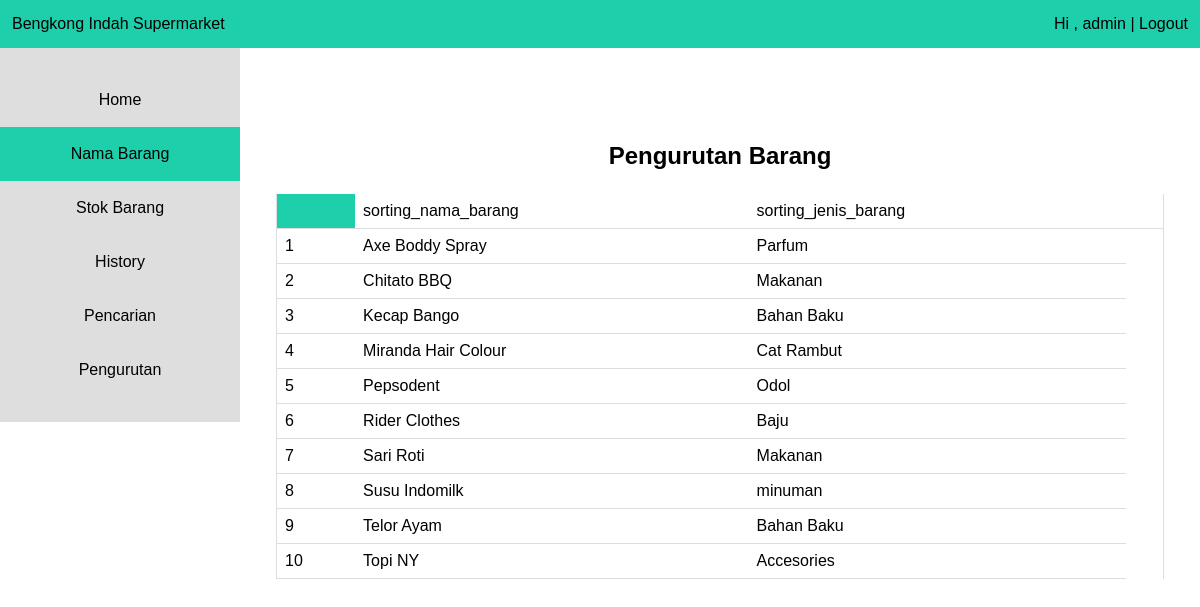
The app's page /sorting.php (signed in) with its own data.
### tables this page shows
CREATE TABLE `user` (
  `user_id` int(11) NOT NULL,
  `username` varchar(45) DEFAULT NULL,
  `password` varchar(45) DEFAULT NULL
);

CREATE TABLE `barang` (
  `idbarang` int(11) NOT NULL,
  `nama_barang` varchar(45) DEFAULT NULL,
  `jenis_barang` varchar(45) DEFAULT NULL,
  `stok_barang` int(11) DEFAULT NULL
);

### sorting.php (the view, shortened to what this page needs)
<?php
include_once 'dbconnect.php';
if(!isset($_SESSION['userSession']))
{
 header("Location: login.php");
}
else{
$sql = "SELECT * FROM user WHERE user_id=".$_SESSION['userSession'];
$userquery = $MySQLi_CON->query($sql);
$userRow = $userquery->fetch_object();
$username = $userRow->username;
}
?>
<html>
<head>
		<link rel="stylesheet" type="text/css" href="style.css">
</head>
<body>
		<header>
			<div class="left">Bengkong Indah Supermarket</div>
			<div class="right">
				Hi , <?php echo htmlentities($username) ?> |
				<a href="logout.php">Logout</a>
			</div>
		</header>
		<aside>
			<ul class="side">
				<a href="index.php"><li class="side">Home</li></a>
				<a href="tab-barang.php"><li class="side active">Nama Barang</li></a>
				<a href="tab-stok-barang.php"><li class="side">Stok Barang</li></a>
				<a href="tab-history.php"><li class="side">History</li>
				<a href="searching.php"><li class="side">Pencarian</li>
				<a href="sorting.php"><li class="side">Pengurutan</li>
				</a>
			</ul>
		</aside>
		<section class="content">
			<h1 class="content">&nbsp;</h1>
			<h2 align="center" class="style3">Pengurutan Barang</h2>
            <div align="center">
              <table width="592" border="1" align="center">
                <?php
$query1="select * from barang order by nama_barang ";
$polabaru='asc';
?>
                <tr>
                  <th class="style3"> </th>
                  <td class="style3"><a href='sorting.php?orderby=nama_barang&amp;pola=<?=$polabaru;?>'>sorting_nama_barang</a></td>
                  <td class="style3"><a href='sorting.php?orderby=jenis_barang&amp;pola=<?=$polabaru;?>'>sorting_jenis_barang</a></td>
                  <td class="style3"></th></td>
                  <?php
$result=mysql_query($query1) or die(mysql_error());
$no=1;
while($rows=mysql_fetch_object($result)){
			?>
                </tr>
                <tr>
                  <td class="style3"><?php echo $no
				?></td>
                  <td class="style3"><?php		echo $rows -> nama_barang;?></td>
                  <td class="style3"><?php		echo $rows -> jenis_barang;?></td>
                </tr>
                <?php
$no++;
}?>
              </table>
            </div>
            <h2>&nbsp;</h2><h2 align="center" class="style3">&nbsp;</h2>
</section>
</body>
</html>

### style.css (style rules this page uses)
html, body, div, span, applet, object, iframe, h1, h2, h3, h4, h5, h6, p, blockquote, pre, a, abbr, acronym, address, big, cite, code, del, dfn, em, font, img, ins, kbd, q, s, samp, small, strike, strong, sub, sup, tt, var, b, u, i, center, dl, dt, dd, ol, ul, li, fieldset, form, label, legend, table, caption, tbody, tfoot, thead, tr, th, td { background: transparant; border: 0; margin: 0; padding: 0; vertical-align: baseline; text-decoration: none; color: black; }
ol, ul { list-style: none; }
body { line-height: 1.5; margin: auto; float: auto; font-family: arial; font-weight: lighter; }
.left { float: left; }
.right { float: right; }
table { border-collapse: collapse; width: 100%; border-left: 1px solid #ddd; border-right: 1px solid #ddd; margin-top: 20px; float: left; }
th, td { text-align: left; padding: 8px; border-bottom: 1px solid #ddd; }
th { background-color: #1DCFAB; color: white; }
header { width: 98%; padding: 1%; float: left; background: #1DCFAB; }
aside { padding: 25px 0 25px 0; background: #DEDEDE; width: 20%; float: left; }
li.side { padding: 15px; text-align: center; transition: background 500ms; }
li.active { background: #1DCFAB; }
section.content { padding: 3%; width: 74%; float: left; }
h1.content { font-size: 36px; font-weight: lighter; }

### records on screen
user: username "admin"
barang: nama_barang "Axe Boddy Spray", jenis_barang "Parfum"
barang: nama_barang "Chitato BBQ", jenis_barang "Makanan"
barang: nama_barang "Kecap Bango", jenis_barang "Bahan Baku"
barang: nama_barang "Miranda Hair Colour", jenis_barang "Cat Rambut"
barang: nama_barang "Pepsodent", jenis_barang "Odol"
barang: nama_barang "Rider Clothes", jenis_barang "Baju"
barang: nama_barang "Sari Roti", jenis_barang "Makanan"
barang: nama_barang "Susu Indomilk", jenis_barang "minuman"
barang: nama_barang "Telor Ayam", jenis_barang "Bahan Baku"
barang: nama_barang "Topi NY", jenis_barang "Accesories"
